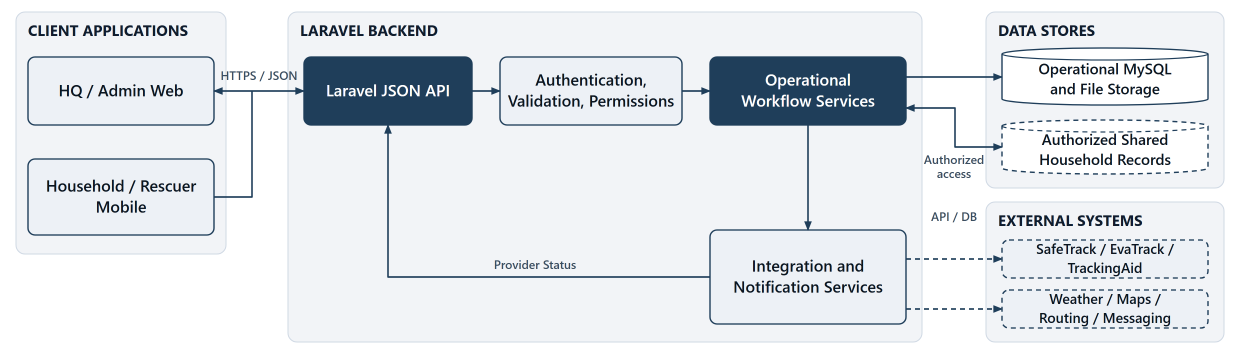
#> input picture architecture-png/01-compacted-system-architecture.png, 3720 x 1062 px (shown at 1/3 size); its folder holds 4 pictures in this run
$ python generate.py
#> lines starting #> are read from the running program, lines starting #| are printed output that depends on the picture
from pathlib import Path
from html import escape
import subprocess
import zipfile
from PIL import Image

OUT = Path(__file__).resolve().parent
CHROME = Path('C:/Program Files/Google/Chrome/Application/chrome.exe')
NAVY, BLUE, TEXT, MUTED = '#0f1c2d', '#1f3e5a', '#0a1520', '#3a4d61'
PALE, BORDER, LIGHT = '#edf1f6', '#b0bfce', '#f2f4f7'


class Diagram:
    def __init__(self, title, subtitle, height):
        self.h = 354 if height == 480 else 658
        self.parts = [f'<svg xmlns="http://www.w3.org/2000/svg" width="1240" height="{self.h}" viewBox="0 60 1240 {self.h}">',
            '<defs><marker id="arrow" viewBox="0 0 10 10" refX="9" refY="5" markerWidth="6" markerHeight="6" orient="auto-start-reverse"><path d="M0 1L10 5L0 9Z" fill="#1f3e5a"/></marker></defs>',
            '<rect y="60" width="1240" height="100%" fill="white"/>',
            '<style>text{font-family:Aptos,"Segoe UI",Arial,sans-serif} .edge{fill:none;stroke:#1f3e5a;stroke-width:1.6;stroke-linejoin:round}</style>']

    def text(self, x, y, value, size=16, color=TEXT, weight=500, anchor='start'):
        self.parts.append(f'<text x="{x}" y="{y}" font-size="{size}" fill="{color}" font-weight="{weight}" text-anchor="{anchor}">{escape(value)}</text>')

    def lane(self, x, y, w, h, title):
        self.parts.append(f'<rect x="{x}" y="{y}" width="{w}" height="{h}" rx="9" fill="{LIGHT}" stroke="#d0d9e4"/>')
        self.text(x+12, y+24, title, 15, NAVY, 700)

    def node(self, x, y, w, h, lines, kind='normal', size=16):
        fill, stroke, color = (PALE, BLUE, TEXT)
        if kind == 'primary': fill, stroke, color = BLUE, BLUE, '#ffffff'
        dash = ' stroke-dasharray="5 4"' if kind in ('external', 'shared') else ''
        if kind in ('db','shared'):
            self.parts.append(f'<path d="M{x} {y+6} A{w/2} 6 0 0 1 {x+w} {y+6} V{y+h-6} A{w/2} 6 0 0 1 {x} {y+h-6} Z" fill="white" stroke="{stroke}" stroke-width="1.4"{dash}/><path d="M{x} {y+6} A{w/2} 6 0 0 0 {x+w} {y+6}" fill="none" stroke="{stroke}" stroke-width="1.2"{dash}/>')
        else:
            self.parts.append(f'<rect x="{x}" y="{y}" width="{w}" height="{h}" rx="7" fill="{fill}" stroke="{stroke}" stroke-width="1.4"{dash}/>')
        lineheight=size+5
        first=y+h/2-(len(lines)-1)*lineheight/2+size*.33+(3 if kind in ('db','shared') else 0)
        for i,line in enumerate(lines): self.text(x+w/2,first+i*lineheight,line,size,color,600,'middle')

    def edge(self, path, dashed=False, both=False, arrow=True):
        self.parts.append(f'<path class="edge" d="{path}"'+(' stroke-dasharray="5 4"' if dashed else '')+(' marker-end="url(#arrow)"' if arrow else '')+(' marker-start="url(#arrow)"' if both else '')+'/>')

    def label(self,x,y,line):
        self.text(x,y,line,12,MUTED,500,'middle')

    def save(self, name):
        self.parts.append('</svg>')
        svg=''.join(self.parts)
        (OUT/f'{name}.svg').write_text(svg,encoding='utf-8')
        page=f'<!doctype html><html><head><meta charset="utf-8"><title>{name}</title><style>*{{box-sizing:border-box}}html,body{{margin:0;width:1240px;height:{self.h}px;overflow:hidden;background:white}}svg{{display:block}}@page{{size:landscape;margin:8mm}}</style></head><body>{svg}</body></html>'
        target=OUT/f'{name}.html'
        target.write_text(page,encoding='utf-8')
        subprocess.run([str(CHROME),'--headless','--disable-gpu','--hide-scrollbars','--no-pdf-header-footer','--force-device-scale-factor=3',f'--window-size=1240,{self.h}',f'--screenshot={OUT / (name+".png")}',target.as_uri()],capture_output=True,check=True,timeout=60)
        png=OUT/f'{name}.png'
        with Image.open(png) as im:
            assert im.size == (3720,self.h*3), im.size
            im.save(png,dpi=(300,300))
        print(name,im.size)


def compact():
    d=Diagram('RESQPERATION | Compact System Architecture','Logical architecture • clients, backend controls, data ownership and configured integrations',480)
    d.lane(16,72,210,242,'CLIENT APPLICATIONS')
    d.lane(288,72,634,330,'LARAVEL BACKEND')
    d.lane(986,72,238,176,'DATA STORES')
    d.lane(986,262,238,140,'EXTERNAL SYSTEMS')
    d.node(28,117,186,68,['HQ / Admin Web'])
    d.node(28,219,186,76,['Household / Rescuer','Mobile'])
    d.node(304,117,168,68,['Laravel JSON API'], 'primary')
    d.node(500,117,182,68,['Authentication,','Validation, Permissions'])
    d.node(710,117,196,68,['Operational','Workflow Services'],'primary')
    d.node(710,290,196,94,['Integration and','Notification Services'])
    d.node(1002,108,206,57,['Operational MySQL','and File Storage'],'db',15)
    d.node(1002,180,206,54,['Authorized Shared','Household Records'],'shared',15)
    d.node(1002,300,206,38,['SafeTrack / EvaTrack /','TrackingAid'],'external',14)
    d.node(1002,350,206,38,['Weather / Maps /','Routing / Messaging'],'external',14)
    d.edge('M214 151H304',both=True)
    d.label(259,140,'HTTPS / JSON')
    d.edge('M214 257H252V151',arrow=False)
    d.edge('M472 151H500')
    d.edge('M682 151H710')
    d.edge('M906 137H1002')
    d.edge('M906 168H955V207H1002',both=True)
    d.label(954,224,'Authorized')
    d.label(954,238,'access')
    d.edge('M808 185V290')
    d.edge('M906 319H1002',True)
    d.label(954,281,'API / DB')
    d.edge('M906 369H1002',True)
    d.edge('M710 337H388V185')
    d.label(535,329,'Provider Status')
    d.save('01-compacted-system-architecture')
#> in save, im is the input picture: PIL image 3720x1062 RGB; mean R, G, B 224.2, 228.3, 232.9
#| 01-compacted-system-architecture (3720, 1062)


def detailed(name,title,client_title,client_nodes,modules,mode):
    d=Diagram(title,'Logical architecture • backend-enforced access • explicit owned, shared and external boundaries',800)
    d.lane(16,72,210,478,client_title)
    d.lane(288,72,634,634,'SHARED LARAVEL BACKEND')
    d.lane(986,72,238,334,'DATA STORES')
    d.lane(986,422,238,284,'EXTERNAL SYSTEMS')
    for y,h,lines in client_nodes: d.node(28,y,186,h,lines,size=15)
    d.node(304,112,168,94,['Laravel JSON API','/api/v1'],'primary')
    d.node(500,112,182,94,['Authentication,','Request Validation,','Role / Module Access'],size=15)
    d.node(710,112,196,94,['Operational','Workflow Rules'],'primary')
    d.label(259,148,'HTTPS / JSON')
    if mode=='full':
        d.edge('M214 159H304',both=True)
        d.edge('M214 275H250V159',arrow=False)
        d.edge('M214 391H250V275',arrow=False)
    else:
        d.edge('M121 196V216')
        d.edge('M121 310V330')
        d.edge('M121 424V444')
        d.edge('M214 485H250V159H304',both=True)
    d.edge('M472 159H500')
    d.edge('M682 159H710')
    d.text(304,265,'APPLICATION SERVICE MODULES',13,MUTED,700)
    d.edge('M808 206V237H608V578',arrow=False)
    for i,lines in enumerate(modules):
        x=304 if i%2==0 else 626
        y=282+(i//2)*92
        d.node(x,y,280,74,lines,size=15)
        d.edge(f'M608 {y+37}H{584 if i%2==0 else 626}')
    d.node(304,590,602,72,['Integration Adapters, Notifications and Background Jobs','Provider / Delivery Status'],size=16)
    d.edge('M608 578V590')
    d.edge('M304 626H278V218H388V206')
    d.label(417,232,'Results / Provider Status')
    d.node(1002,112,206,78,['Active MySQL','Operational Records'],'db')
    d.node(1002,222,206,78,['Authorized Shared','Household / Member','Records'],'shared',15)
    d.node(1002,330,206,58,['File Storage, Cache,','Jobs and Outbox'],'db',15)
    d.edge('M906 142H1002')
    d.edge('M906 179H955V261H1002',both=True)
    d.label(955,284,'Authorized')
    d.label(955,298,'access')
    d.edge('M906 503H965V359H1002')
    d.node(1002,460,206,68,['SafeTrack / EvaTrack /','TrackingAid'],'external',15)
    d.node(1002,542,206,64,['Weather, Advisories,','Maps and Routing'],'external',15)
    d.node(1002,620,206,64,['Push Notifications','and SMS Providers'],'external',15)
    d.edge('M906 608H945V494H1002',True)
    d.edge('M906 626H969V574H1002',True)
    d.edge('M906 648H1002',True)
    d.save(name)


compact()
detailed('02-full-system-architecture','RESQPERATION | Full System Architecture','CLIENT APPLICATIONS',[
    (112,94,['HQ / Admin Web']),(228,94,['Household Mobile']),(344,94,['Rescuer Mobile'])],[
    ['Household Directory and Status','Evacuation Check-in'],
    ['Rescue Dispatch and Teams','Field Reports / Communications'],
    ['Disaster Broadcasts and Alerts','Resource Request Workflows'],
    ['Mapping and Hazard Layers','Navigation and Weather'],
    ['Situation / External Reports','Archives and Export Files'],
    ['Accounts, Roles and Profiles','Dashboard and Inquiries']], 'full')
#> call 2 of save, with name = '02-full-system-architecture'
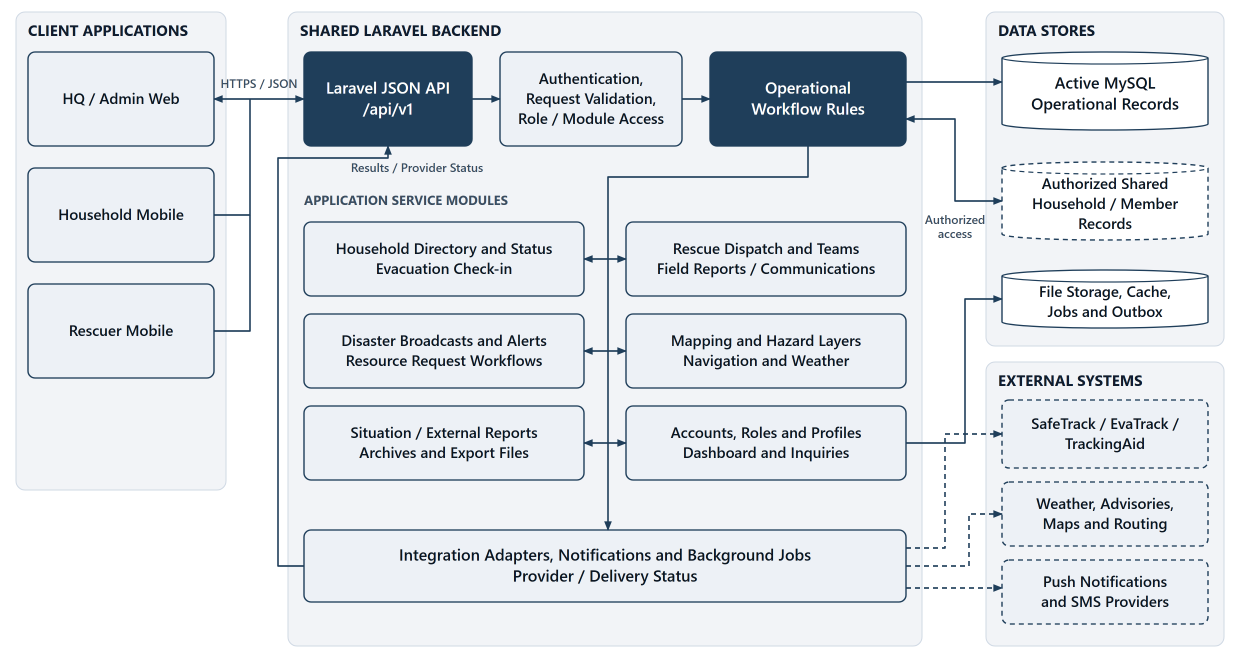
#> input picture architecture-png/02-full-system-architecture.png, 3720 x 1974 px (shown at 1/3 size)
#> in save, im is the input picture: PIL image 3720x1974 RGB; mean R, G, B 223.4, 227.7, 232.5
#| 02-full-system-architecture (3720, 1974)
detailed('03-web-system-architecture','RESQPERATION | Web System Architecture','HQ / ADMIN WEB',[
    (112,84,['Authorized HQ / Admin']),(216,94,['Login, Session and','Role-aware Navigation']),
    (330,94,['Operational Screens','Forms, Maps and Reports']),(444,82,['Authenticated API Client','Visible Errors and Status'])],[
    ['Dashboard and Inquiries','Household Directory / Status'],
    ['Rescue Dispatch / Teams','Field Reports / Communications'],
    ['Disaster Broadcasts','Resource Requests / Check-in'],
    ['Mapping / Hazard Layers','Weather and Route Requests'],
    ['Situation / External Reports','Archives, PDF and Exports'],
    ['Personnel, Accounts and Roles','Profiles / Administration']], 'web')
#> call 3 of save, with name = '03-web-system-architecture'
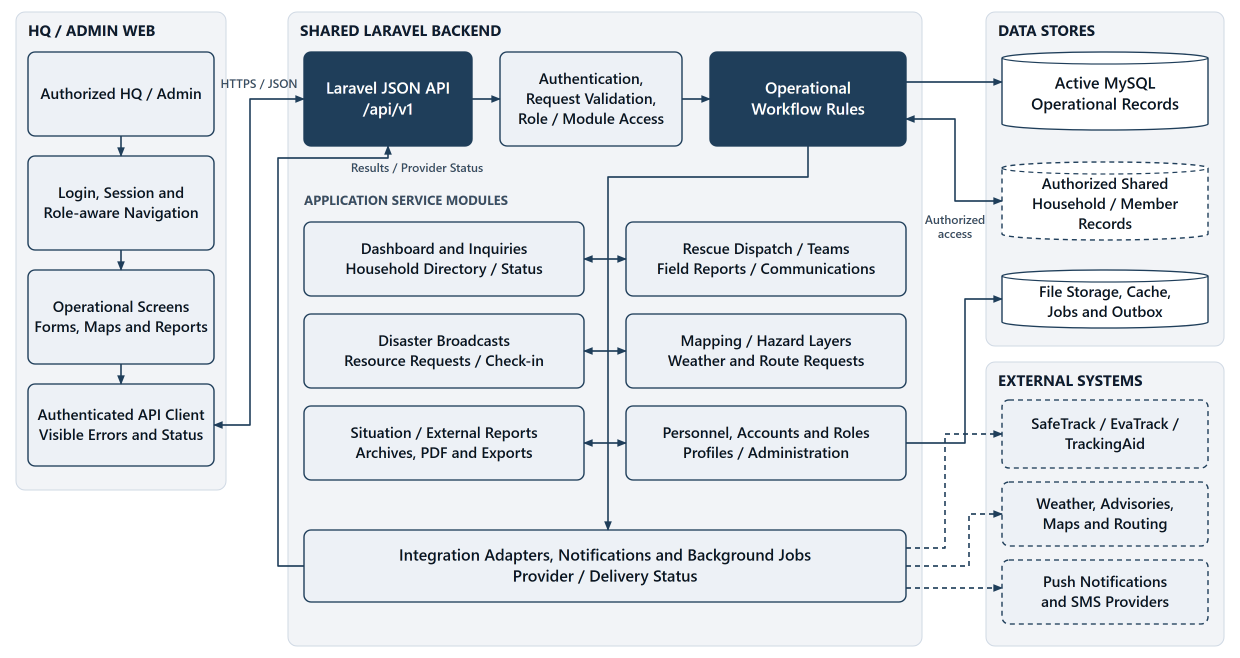
#> input picture architecture-png/03-web-system-architecture.png, 3720 x 1974 px (shown at 1/3 size)
#> in save, im is the input picture: PIL image 3720x1974 RGB; mean R, G, B 222.5, 226.9, 231.8
#| 03-web-system-architecture (3720, 1974)
detailed('04-mobile-system-architecture','RESQPERATION | Mobile System Architecture','MOBILE APPLICATION',[
    (112,84,['Household Users','and Rescuers']),(216,94,['Expo React Native','Login and Role Navigation']),
    (330,94,['Role-specific Screens','Maps, Alerts and Reports']),(444,82,['Authenticated API Client','Visible Errors and Status'])],[
    ['Household Profile / Members','Household Status Workflows'],
    ['Rescuer Assignments','Dispatch Progress and Updates'],
    ['Assistance Requests','Evacuation Information / Check-in'],
    ['Field Reports','Field Communications'],
    ['Mapping and Navigation','Weather and Hazard Information'],
    ['Account Access and Profiles','Device Registration / Alerts']], 'mobile')
#> call 4 of save, with name = '04-mobile-system-architecture'
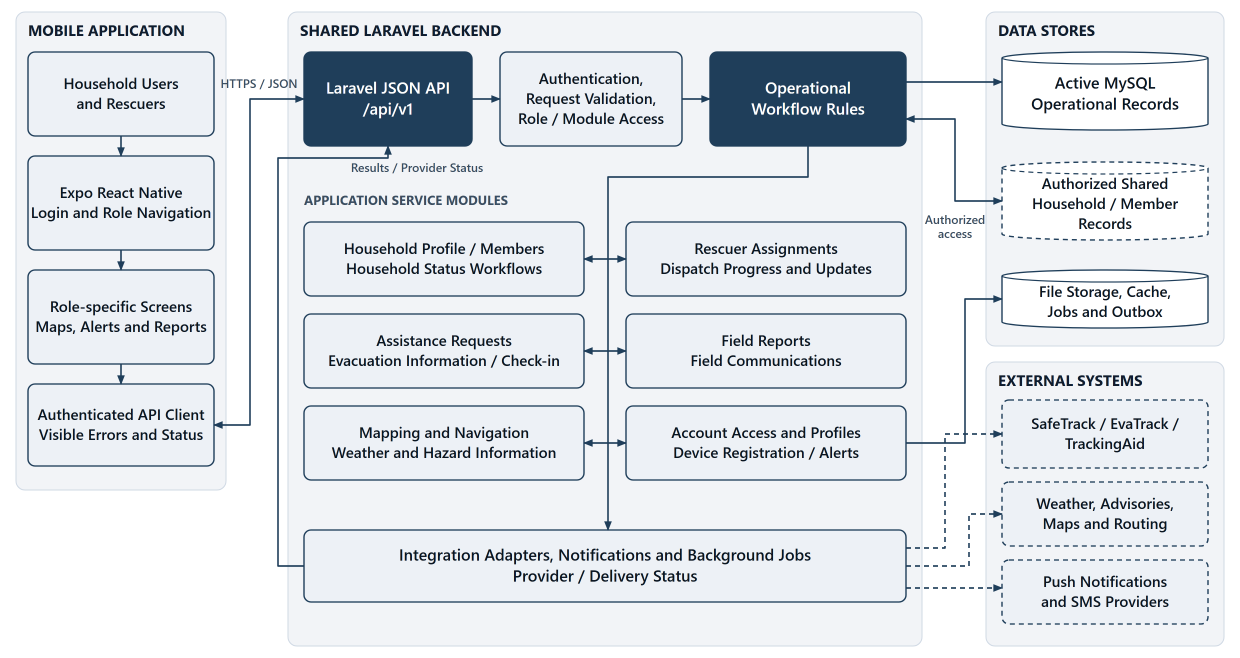
#> input picture architecture-png/04-mobile-system-architecture.png, 3720 x 1974 px (shown at 1/3 size)
#> in save, im is the input picture: PIL image 3720x1974 RGB; mean R, G, B 222.4, 226.8, 231.7
#| 04-mobile-system-architecture (3720, 1974)

with zipfile.ZipFile(OUT/'resqperation-architecture-pngs.zip','w',zipfile.ZIP_DEFLATED) as archive:
    for file in sorted(OUT.glob('0*.png')): archive.write(file,file.name)
print('PNG bundle created.')
